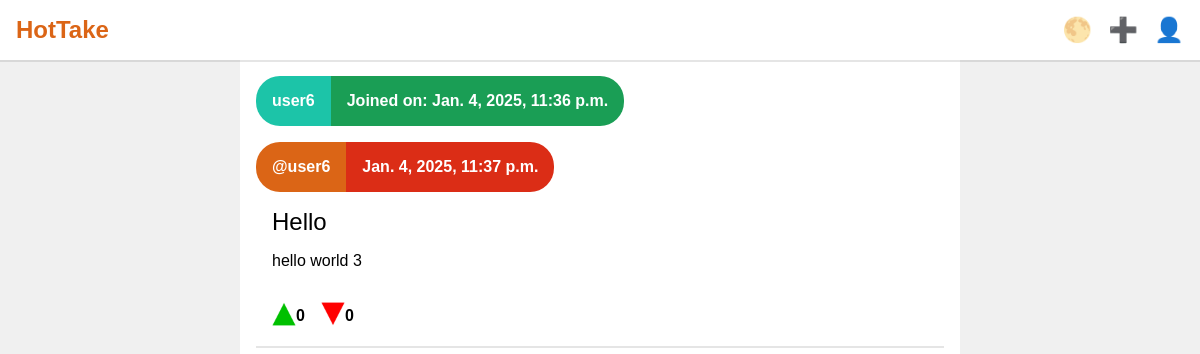
Before: /user/user6 (signed in) with the older database file.
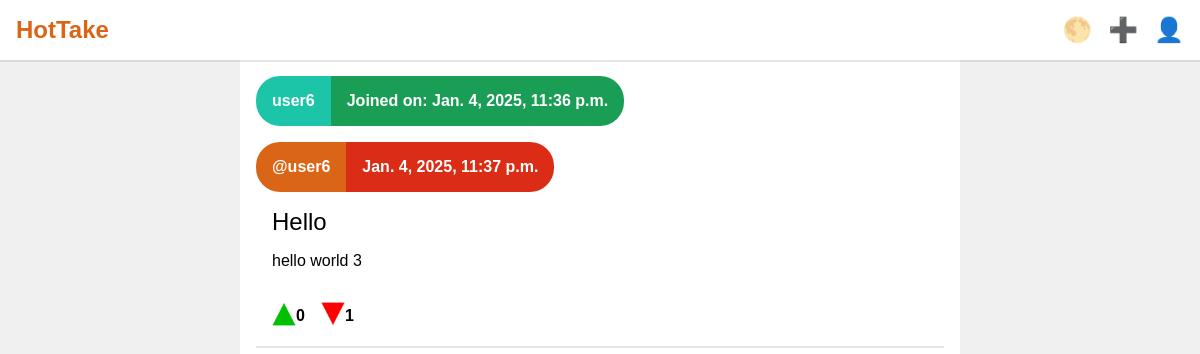
After: the same page with the newer database file.
### app/models.py (models this page shows, shortened)
class Post(models.Model):
    author = models.ForeignKey(User, on_delete=models.CASCADE)
    title = models.CharField(max_length=50)
    body = models.TextField()
    date = models.DateTimeField()
    upvotes = models.IntegerField(default = 0)
    downvotes = models.IntegerField(default = 0)
    voters = JSONField(default=dict);

### app/views.py (the view)
# urls.py: path('user/<str:username>', views.user_info, name='user_info'),
def user_info(request, username):
    template = loader.get_template('app/user.html')
    try:
        user = User.objects.get(username=username)
    except User.DoesNotExist:
        context = {'message': "Couldn't find a user with that username"}
    posts = Post.objects.filter(author=user).order_by('-date')
    context = {
        'username':username,
        'date':user.date_joined,
        'posts':posts,
        'user':user
    }
    return HttpResponse(template.render(context, request));

### app/templates/app/user.html (shortened to what this page needs)
{% extends "app/posts.html" %}
{% block user-info %}
<div class="user-info-wrapper">
    <div class="info">
        <div class="author">
            {{ username }}
        </div>
        <div class="date">
            Joined on: {{ date }}
        </div>
    </div>
</div>
{% endblock %}

### app/templates/app/posts.html (shortened to what this page needs)
{% extends "app/home.html" %}
{% load static %}
{% block content %}
{% block user-info %}
{% endblock %}
{% for post in posts %}
<div class="post" data-url="{% url 'post_info' post_id=post.id %}">
    <div class="info">
        <div class="author">
            <a href="{% url 'user_info' username=post.author.username %}">@{{ post.author }}</a>
        </div>
        <div class="date">
            {{ post.date }}
        </div>
    </div>
    <div class="post-content">
        <div class="title">
            {{ post.title }}
        </div>
        <div class="post-body">
            {{ post.body }}
        </div>
    </div>
    <div class="votes">
        <div class="upvote" data-post-id="{{ post.id }}">
            <div class="symbol"><img src="{% static 'app/img/trianglegreen.png' %}" alt="upvote"></div>
            <div class="count">{{ post.upvotes }}</div>
        </div>
        <div class="downvote" data-post-id="{{ post.id }}">
            <div class="symbol"><img src="{% static 'app/img/trianglered.png' %}" alt="downvote"></div>
            <div class="count">{{ post.downvotes }}</div>
        </div>
    </div>
</div>
{% endfor %}
{% endblock %}

Changed rows visible on the page:
changed Post "Hello": downvotes "0" → "1"
